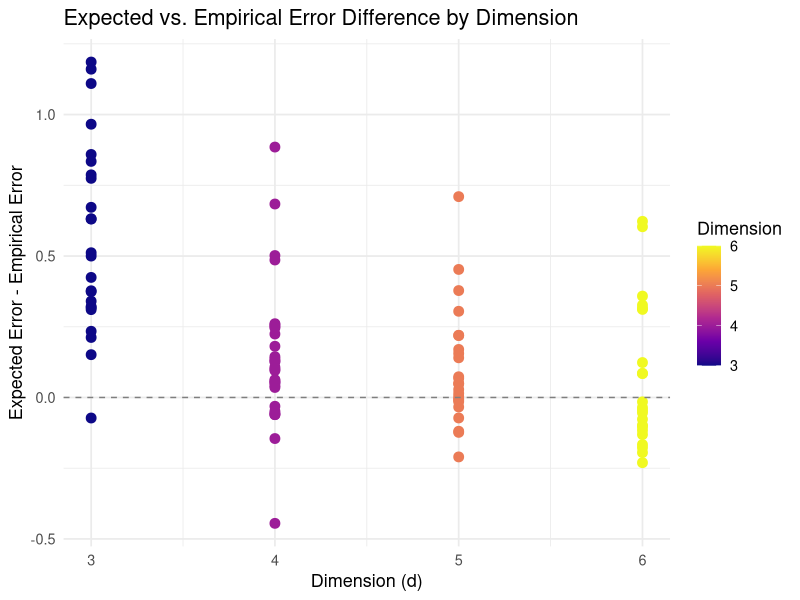

Here is the R script that generated this plot: (Note: a time limit stopped this script after it produced the figure.)
## ---- chunk 1

# Load required packages
library(dplyr)        # For basic data and calculation  
library(tidyverse)    # For easy use and some grahping
library(stats)        # For basic stats
library(MASS)         # for mvrnorm (multivariate normal sampling)
library(mvtnorm)      # for dmvnorm and pmvnorm (density and probabilities)
library(Matrix)       # for advanced matrix operations
library(pracma)       # for numerical integration and linear algebra

## ---- chunk 2

# Set base simulation parameters
d <- 3      # Random dimension between 3 and 6
mu <- c(0,0,0)     # Mean vector
sigma_vec <- c(1,2,3)  # Heteroscedastic variances
Sigma <- diag(sigma_vec)       # Diagonal covariance matrix
trace <- sum(sigma_vec)       # Find the trace of sigma_vec

# Created the shrinkage function where it subtracts X * trace / norm from vector X
shrinkage_function <- function( X, mu, sigma_vec){
  trace_sigma <- sum(sigma_vec)
  norm_x <-  sum(X^2)
  shrink_factor <- trace_sigma/norm_x
  shrinked <- X - shrink_factor*X
  return(shrinked)
}

# Check whether the shrinage function actually shrinks the value
x_sample <- mvrnorm(n = 1, mu = mu, Sigma = Sigma)
x_shrinked <- shrinkage_function(x_sample, mu, sigma_vec)

x_sample
x_shrinked
## ---- chunk 3


n <- 10000

X <- mvrnorm(n = n, mu = mu, Sigma = Sigma)

# Create the loop to calculate Error for each sample and add it to the total error
error_vec <- sapply(1:nrow(X), function(i) {
  X_vec <- as.numeric(X[i, ])
  X_shrinked <- shrinkage_function(X_vec, mu, sigma_vec)
  sum((X_shrinked - mu)^2)
})

# Find total error and MSE
total_error <- sum(error_vec)
MSE <- total_error/n 

# Print the result
cat(total_error,"is the total error\n")
cat(MSE, "is the MSE")

# More cleaning of the workspace by removing variable
rm(total_error,MSE,error_vec)
## ---- chunk 4
# joint MGF for phi(0, -t)
# This function is already vectorized using sapply, so it's suitable for integrate.
joint_mgf <- function(t, mu, sigma_vec) {
  
  # Diagonal matrix from sigma_vec
  D <- diag(2 * t * sigma_vec + 1)
  
  # Compute terms
  first_term <- det(D)^(-1/2)
  exponent <- ((t(mu) %*% solve(D) %*% mu) / 2) - (t(mu) %*% mu / 2)
  second_term <- exp(exponent)
  
  return(first_term * second_term)
}


expectation_1 <- quadinf(joint_mgf, 0, Inf, mu = mu, sigma_vec = sigma_vec)$Q

integrand_mu_2_1 <- function(t, mu, sigma_vec) {
  inv_diag <- 1 / (2*t*sigma_vec + 1)
  L <- diag(sqrt(inv_diag))

  R <- t(L) %*% diag(sigma_vec^2) %*% L
  mu_tilda <- t(L) %*% mu
  
  second_term <- sum(R) + t(mu_tilda) %*% R %*% mu_tilda
  
  phi_value <- joint_mgf(t,mu,sigma_vec)
  
  return(t*phi_value*second_term)
}

expectation_2 <- pracma::quadinf(integrand_mu_2_1, 0, Inf, mu = mu, sigma_vec = sigma_vec)$Q

Expected_risk <- trace - trace^2 * expectation_1 + 4 * trace * expectation_2

cat(Expected_risk, "is the expected risk")
## ---- chunk 5


n_samples <- 10000   # inner loop size
n_reps <- 100       # outer loop size

index <- 1  # running index for storing errors
#initiate random table 
MSE <- tibble()

# Run the simulation using sapply
results_list <- lapply(seq_len(n_reps), function(rep) {
  len <- sample(3:6, 1)
  mu <- runif(len)
  d <- length(mu)
  sigma_vec <- runif(len)
  Sigma <- diag(sigma_vec)
  trace <- sum(sigma_vec)
  
  X <- mvrnorm(n = n_samples, mu = mu, Sigma = Sigma)
  
  # Compute total error using sapply
  total_error <- sum(sapply(1:nrow(X), function(i) {
    x_vec <- as.numeric(X[i, ])
    x_vec_shrinked <- shrinkage_function(x_vec, d, sigma_vec)
    sum((x_vec_shrinked - mu)^2)
  }))
  
  MSE_value <- total_error / n_samples
  
  # Compute expected error from integral
  expectation_1 <- quadinf(joint_mgf, 0, Inf, mu = mu, sigma_vec = sigma_vec)$Q
  expectation_2 <- quadinf(integrand_mu_2_1, 0, Inf, mu = mu, sigma_vec = sigma_vec)$Q
  Expected_risk <- trace - trace^2 * expectation_1 + 4 * trace * expectation_2
  
  # Return one row as a tibble
  tibble(
    Trial = rep,
    Dimensions = d,
    Mean = list(mu),
    Empirical_Error = MSE_value,
    Expected_error = Expected_risk
  )
})
# Combine all into a single tibble
MSE <- bind_rows(results_list)

# Show the MSE tibble
MSE
## ---- chunk 6
# Analasis of MSE

MSE |> 
  mutate(Error_Diff = Expected_error - Empirical_Error) |> 
  ggplot(aes(x = Dimensions, y = Error_Diff)) +
    geom_point(aes(color = Dimensions), size = 3) +
    scale_color_viridis_c(option = "plasma") +  # better contrast for continuous scale
    geom_hline(yintercept = 0, linetype = "dashed", color = "gray50") +
    labs(
      title = "Expected vs. Empirical Error Difference by Dimension",
      x = "Dimension (d)",
      y = "Expected Error - Empirical Error",
      color = "Dimension"
    ) +
    theme_minimal(base_size = 13)
## ---- chunk 7
# Settings
#target_sigmas <- replicate(500, runif(sample(2:4, 1), min = 0.1, max = 3), simplify = FALSE)

# Settings: n distinct dimensions
dimensions <- 2:6

# Generate one sigma_vec per dimension
target_sigmas <- lapply(dimensions, function(d) runif(d, min = 0.1, max = 3))
set.seed(123)

# Store results
Sigma_results <- list()

for (sigma_vec in target_sigmas) {
  d <- length(sigma_vec)
  Sigma <- diag(sigma_vec)
  
  # Eigen decomposition
  eig <- eigen(Sigma)
  
  leading_vector <- eig$vectors[, which.max(eig$values)]
  lagging_vector <- eig$vectors[, which.min(eig$values)]
  
  # Store in tibble
  Sigma_results[[length(Sigma_results) + 1]] <- tibble(
    Dimension = d,
    Sigma_Vec = list(sigma_vec),
    Leading_Eigenvector = list(leading_vector),
    Lagging_Eigenvector = list(lagging_vector)
  )
}

# Combine into a tibble
Sigma_plot_data <- bind_rows(Sigma_results)

# Add Covariance Matrix column (diagonal from sigma_vec)
Sigma_plot_data <- Sigma_plot_data |> 
  mutate(Covariance_Matrix = map(Sigma_Vec, ~ diag(.x)))

Sigma_plot_data <- Sigma_plot_data |> 
  mutate(Sigma_ID = row_number())

# Show preview
Sigma_plot_data

# Print each covariance matrix cleanly
for (i in seq_len(nrow(Sigma_plot_data))) {
  cat("\n--- Covariance Matrix for Dimension", Sigma_plot_data$Dimension[i], "---\n")
  print(round(Sigma_plot_data$Covariance_Matrix[[i]], 3))
}


## ---- chunk 8

# Define your target squared L2 norms (e.g., from 0.1 to 10)
target_l2_norms <- seq(0.01, 10, by = 0.01)

# Store results
Mu_scaled_results <- list()

for (i in seq_len(nrow(Sigma_plot_data))) {
  dim <- Sigma_plot_data$Dimension[i]
  lead_vec <- Sigma_plot_data$Leading_Eigenvector[[i]]
  lag_vec  <- Sigma_plot_data$Lagging_Eigenvector[[i]]
  
  # Normalize vectors to unit norm (just in case)
  lead_vec <- lead_vec / sqrt(sum(lead_vec^2))
  lag_vec  <- lag_vec  / sqrt(sum(lag_vec^2))
  
  for (l2 in target_l2_norms) {
    scale_factor <- sqrt(l2)  # Because L2 norm = sqrt of squared norm
    
    mu_lead <- lead_vec * scale_factor
    mu_lag  <- lag_vec  * scale_factor
    
    # Store result as tibble
    Mu_scaled_results[[length(Mu_scaled_results) + 1]] <- tibble(
      Dimension = dim,
      Sigma_ID = i,  # This tracks which Sigma row it's from
      Squared_L2 = l2,
      Direction = "Leading",
      Mu = list(mu_lead)
    )
    
    Mu_scaled_results[[length(Mu_scaled_results) + 1]] <- tibble(
      Dimension = dim,
      Sigma_ID = i,  # This tracks which Sigma row it's from
      Squared_L2 = l2,
      Direction = "Lagging",
      Mu = list(mu_lag)
    )
  }
}

# Combine all results into one tibble
Mu_scaled_tibble <- bind_rows(Mu_scaled_results)

Mu_scaled_tibble <- Mu_scaled_tibble |>
  left_join(dplyr::select(Sigma_plot_data, Sigma_Vec, Sigma_ID), by = "Sigma_ID")

# Preview
Mu_scaled_tibble

Mu_scaled_tibble <- Mu_scaled_tibble |> 
  rowwise() |> 
  mutate(
    Trace = sum(unlist(Sigma_Vec)),
    
    Expectation_1 = quadinf(joint_mgf, 0, Inf, mu = Mu, sigma_vec = Sigma_Vec)$Q,
    
    Expectation_2 = quadinf(integrand_mu_2_1, 0, Inf, mu = Mu, sigma_vec = Sigma_Vec)$Q,
    
    Expected_Risk = Trace - Trace^2 * Expectation_1 + 4 * Trace * Expectation_2
  ) |> 
  ungroup()

# Preview
Mu_scaled_tibble

## ---- chunk 9
Mu_scaled_tibble |> 
  mutate(
    Scaled_Risk = Expected_Risk / Dimension,
    Mu_Norm_Sq = map_dbl(Mu, ~ sum(.x^2))
  ) |> 
  ggplot(aes(x = Mu_Norm_Sq, y = Scaled_Risk)) +
    geom_line(aes(color = Direction), linewidth = 1) +
    geom_point(aes(color = Direction), size = 0.5, alpha = 0.7) +  # Adds visible x values
    facet_wrap(~ Dimension, scales = "free_y") +
    labs(
      title = "Scaled Expected Risk vs. ||μ||²",
      x = expression("||" * mu * "||"^2),
      y = "Expected Risk / Dimension",
      color = "Direction"
    ) +
    theme_minimal(base_size = 13)
